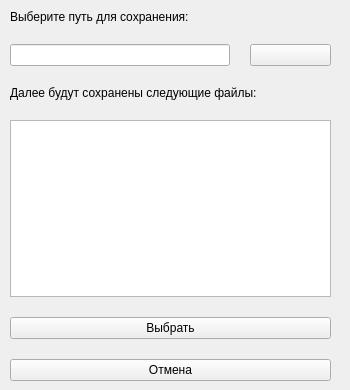
<?xml version="1.0" encoding="UTF-8"?>
<ui version="4.0">
 <class>Form</class>
 <widget class="QWidget" name="Directory">
  <property name="geometry">
   <rect>
    <x>0</x>
    <y>0</y>
    <width>350</width>
    <height>390</height>
   </rect>
  </property>
  <property name="windowTitle">
   <string>Расположение файла</string>
  </property>
  <widget class="QWidget" name="verticalLayoutWidget">
   <property name="geometry">
    <rect>
     <x>10</x>
     <y>10</y>
     <width>321</width>
     <height>371</height>
    </rect>
   </property>
   <layout class="QVBoxLayout" name="verticalLayout">
    <property name="spacing">
     <number>20</number>
    </property>
    <item>
     <widget class="QLabel" name="label">
      <property name="maximumSize">
       <size>
        <width>300</width>
        <height>50</height>
       </size>
      </property>
      <property name="text">
       <string>Выберите путь для сохранения:</string>
      </property>
      <property name="scaledContents">
       <bool>false</bool>
      </property>
      <property name="wordWrap">
       <bool>true</bool>
      </property>
     </widget>
    </item>
    <item>
     <layout class="QHBoxLayout" name="horizontalLayout">
      <property name="sizeConstraint">
       <enum>QLayout::SetMinimumSize</enum>
      </property>
      <item>
       <widget class="QLineEdit" name="lineEdit_path">
        <property name="enabled">
         <bool>true</bool>
        </property>
        <property name="sizePolicy">
         <sizepolicy hsizetype="Expanding" vsizetype="Fixed">
          <horstretch>0</horstretch>
          <verstretch>0</verstretch>
         </sizepolicy>
        </property>
        <property name="maximumSize">
         <size>
          <width>220</width>
          <height>30</height>
         </size>
        </property>
        <property name="layoutDirection">
         <enum>Qt::LeftToRight</enum>
        </property>
       </widget>
      </item>
      <item>
       <widget class="QPushButton" name="path_button">
        <property name="maximumSize">
         <size>
          <width>90</width>
          <height>30</height>
         </size>
        </property>
        <property name="sizeIncrement">
         <size>
          <width>0</width>
          <height>0</height>
         </size>
        </property>
        <property name="text">
         <string/>
        </property>
        <property name="icon">
         <iconset>
          <normaloff>black-folder.svg</normaloff>black-folder.svg</iconset>
        </property>
        <property name="iconSize">
         <size>
          <width>30</width>
          <height>30</height>
         </size>
        </property>
        <property name="checkable">
         <bool>false</bool>
        </property>
        <property name="autoRepeat">
         <bool>false</bool>
        </property>
       </widget>
      </item>
     </layout>
    </item>
    <item>
     <widget class="QLabel" name="label_2">
      <property name="maximumSize">
       <size>
        <width>300</width>
        <height>50</height>
       </size>
      </property>
      <property name="mouseTracking">
       <bool>false</bool>
      </property>
      <property name="tabletTracking">
       <bool>false</bool>
      </property>
      <property name="autoFillBackground">
       <bool>false</bool>
      </property>
      <property name="text">
       <string>Далее будут сохранены следующие файлы:</string>
      </property>
      <property name="scaledContents">
       <bool>false</bool>
      </property>
      <property name="wordWrap">
       <bool>true</bool>
      </property>
     </widget>
    </item>
    <item>
     <widget class="QTextEdit" name="textEdit_path">
      <property name="readOnly">
       <bool>true</bool>
      </property>
     </widget>
    </item>
    <item>
     <widget class="QPushButton" name="continue_button_5">
      <property name="text">
       <string>Выбрать</string>
      </property>
     </widget>
    </item>
    <item>
     <widget class="QPushButton" name="cancel_button_5">
      <property name="text">
       <string>Отмена</string>
      </property>
     </widget>
    </item>
   </layout>
  </widget>
 </widget>
 <resources/>
 <connections/>
</ui>
